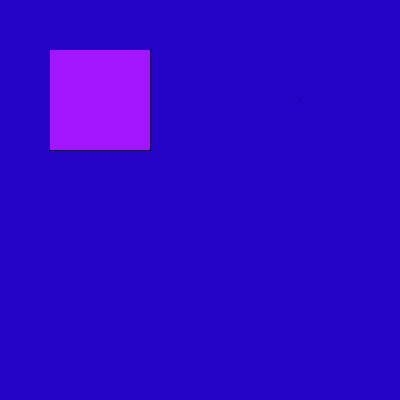
Frame 1 (no input)
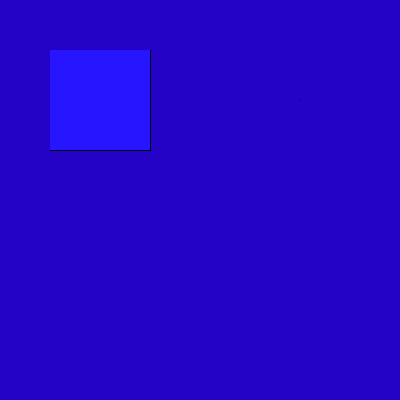
Frame 60 (the mouse pressed at the canvas centre just before this capture)
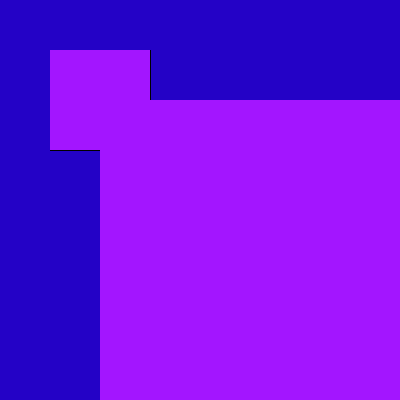
Frame 120 (the mouse held since frame 60 and released just before this capture)

The Processing sketch that drew these frames (run headless with seeded random() and noise(); from frame 60 on, the mouse is pressed at the canvas centre):

// Processing sketch: processing_115428
// ── processing_115428.pde

void setup() {
  size(400,400);
  background(36,2,198);}
  
  void draw() {
    rect(50,50,100,100);
    point(300,100);
    noStroke();
    fill(random(255),21,261,342);
    
    rect(width/8, 50,100,100);
    
    rect(width/8,height/8,100,100);
    
    rect(mouseX-100, mouseY-100, mouseX+100, mouseY+100);
  }
    
  
  
    
